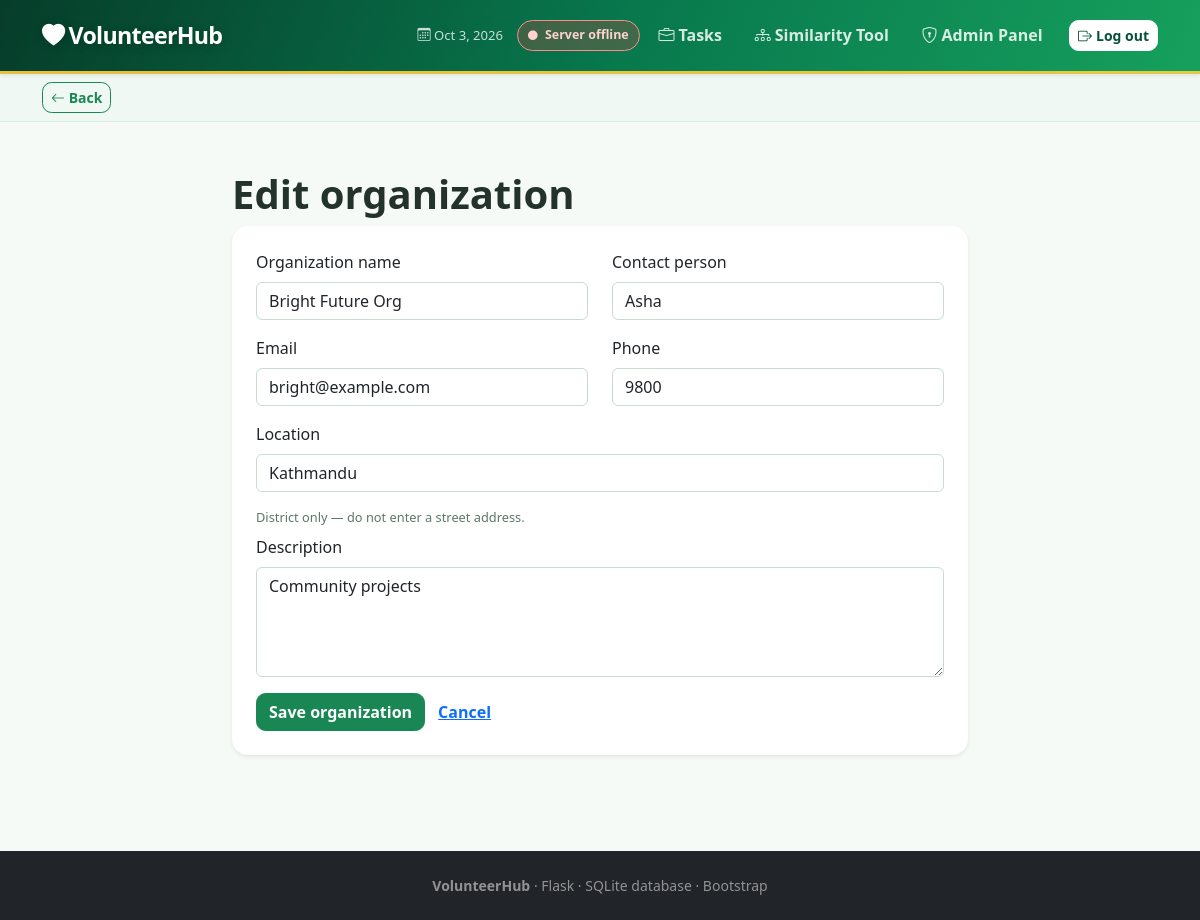
The page /admin/organization/5 (signed in) on the database its author committed.
### tables this page shows
CREATE TABLE organization_profiles (
        id INTEGER PRIMARY KEY AUTOINCREMENT, user_id INTEGER NOT NULL UNIQUE,
        organization_name TEXT DEFAULT '', contact_person TEXT DEFAULT '', phone TEXT DEFAULT '',
        location TEXT DEFAULT '', description TEXT DEFAULT '', logo_filename TEXT, FOREIGN KEY(user_id) REFERENCES users(id));

CREATE TABLE users (id INTEGER PRIMARY KEY AUTOINCREMENT, name TEXT NOT NULL, email TEXT NOT NULL UNIQUE, password TEXT NOT NULL, role TEXT NOT NULL DEFAULT 'volunteer', date_of_birth TEXT);

### app.py (the view)
@app.route("/admin/organization/<int:organization_id>",methods=("GET","POST"))
@require("admin")
def edit_organization(organization_id):
    con=db(); org=con.execute("SELECT users.*,organization_profiles.* FROM users JOIN organization_profiles ON users.id=organization_profiles.user_id WHERE users.id=?",(organization_id,)).fetchone()
    if not org:return redirect(url_for("manage_organizations"))
    if request.method=="POST": con.execute("UPDATE users SET name=?,email=? WHERE id=?",(request.form["organization_name"],request.form["email"],organization_id)); con.execute("UPDATE organization_profiles SET organization_name=?,contact_person=?,phone=?,location=?,description=? WHERE user_id=?",(request.form["organization_name"],request.form["contact_person"],request.form["phone"],request.form["location"],request.form["description"],organization_id)); con.commit(); flash("Organization updated.","success"); return redirect(url_for("manage_organizations"))
    return render_template("edit_organization.html",organization=org)

### app.py (called while the page is built)
def db():
    if "db" not in g:
        g.db=sqlite3.connect(app.config["DATABASE"]); g.db.row_factory=sqlite3.Row
    return g.db

@app.teardown_appcontext
def close(error=None):
    if g.get("db"): g.db.close()

def require(*roles):
    def deco(view):
        @wraps(view)
        def wrapped(*args,**kwargs):
            if "user_id" not in session: return redirect(url_for("login"))
            if roles and session.get("role") not in roles: flash("You do not have permission for this page.","danger"); return redirect(url_for("home"))
            return view(*args,**kwargs)
        return wrapped
    return deco

@app.context_processor
def nav():
    photo=None
    if session.get("role")=="volunteer":
        row=db().execute("SELECT photo_filename FROM volunteer_profiles WHERE user_id=?",(session["user_id"],)).fetchone(); photo=row["photo_filename"].replace("uploads/","") if row and row["photo_filename"] else None
    return {"nav_photo":photo,"unread_notifications":0}

### templates/edit_organization.html
{% extends 'base.html' %}{% block content %}<div class="container py-5"><div class="row justify-content-center"><div class="col-lg-8"><h1 class="fw-bold">Edit organization</h1><div class="card border-0 shadow-sm"><div class="card-body p-4"><form method="post"><div class="row"><div class="col-md-6"><label class="form-label">Organization name</label><input class="form-control mb-3" name="organization_name" value="{{organization.organization_name}}"></div><div class="col-md-6"><label class="form-label">Contact person</label><input class="form-control mb-3" name="contact_person" value="{{organization.contact_person}}"></div></div><div class="row"><div class="col-md-6"><label class="form-label">Email</label><input class="form-control mb-3" type="email" name="email" value="{{organization.email}}"></div><div class="col-md-6"><label class="form-label">Phone</label><input class="form-control mb-3" name="phone" value="{{organization.phone}}"></div></div><label class="form-label">Location</label><input class="form-control mb-3" name="location" value="{{organization.location}}"><label class="form-label">Description</label><textarea class="form-control mb-3" name="description" rows="4">{{organization.description}}</textarea><button class="btn btn-success">Save organization</button><a class="btn btn-link" href="{{url_for('manage_organizations')}}">Cancel</a></form></div></div></div></div></div>{% endblock %}

### static/css/style.css (style rules this page uses)
body { background: #f6faf7; color: #24332a; }
.card { border-radius: 1rem; transition: transform .2s ease, box-shadow .2s ease; }
.btn { border-radius: .6rem; font-weight: 600; }
.form-control, .form-check-input { border-color: #c8ddd1; }

### rows shown on the page
organization_profiles: organization_name "Bright Future Org", contact_person "Asha", phone "9800", location "Kathmandu", description "Community projects"
users: email "bright@example.com"
